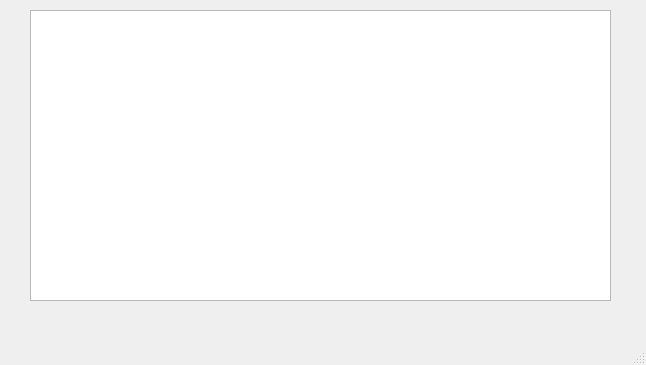
<?xml version="1.0" encoding="UTF-8"?>
<ui version="4.0">
 <class>MainWindow</class>
 <widget class="QMainWindow" name="MainWindow">
  <property name="geometry">
   <rect>
    <x>0</x>
    <y>0</y>
    <width>646</width>
    <height>365</height>
   </rect>
  </property>
  <property name="windowTitle">
   <string>MainWindow</string>
  </property>
  <widget class="QWidget" name="centralwidget">
   <widget class="QPlainTextEdit" name="plainTextEdit">
    <property name="geometry">
     <rect>
      <x>30</x>
      <y>10</y>
      <width>581</width>
      <height>291</height>
     </rect>
    </property>
   </widget>
  </widget>
  <widget class="QMenuBar" name="menubar">
   <property name="geometry">
    <rect>
     <x>0</x>
     <y>0</y>
     <width>646</width>
     <height>22</height>
    </rect>
   </property>
  </widget>
  <widget class="QStatusBar" name="statusbar"/>
 </widget>
 <resources/>
 <connections/>
</ui>
